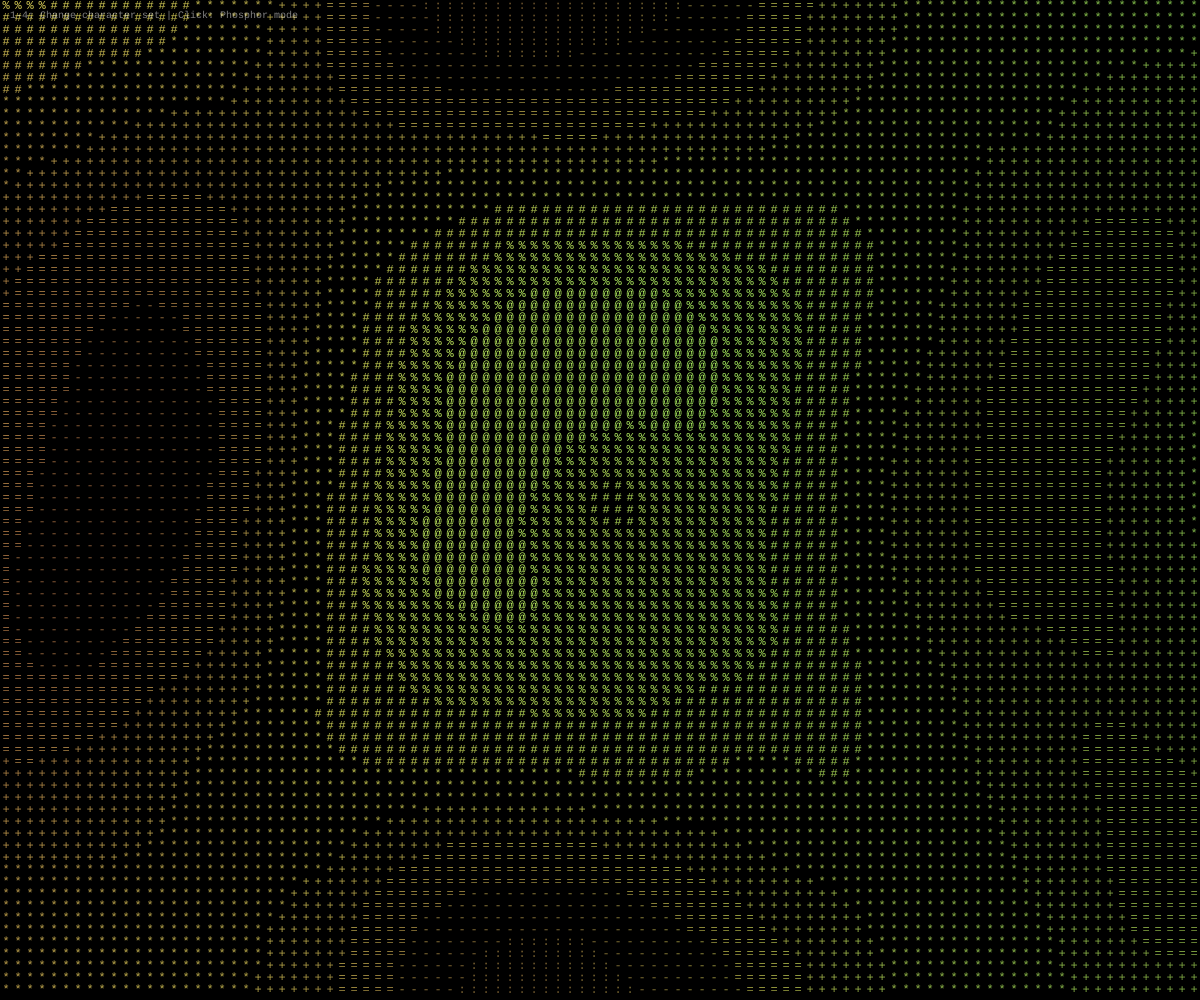
Frame 1 (no input)
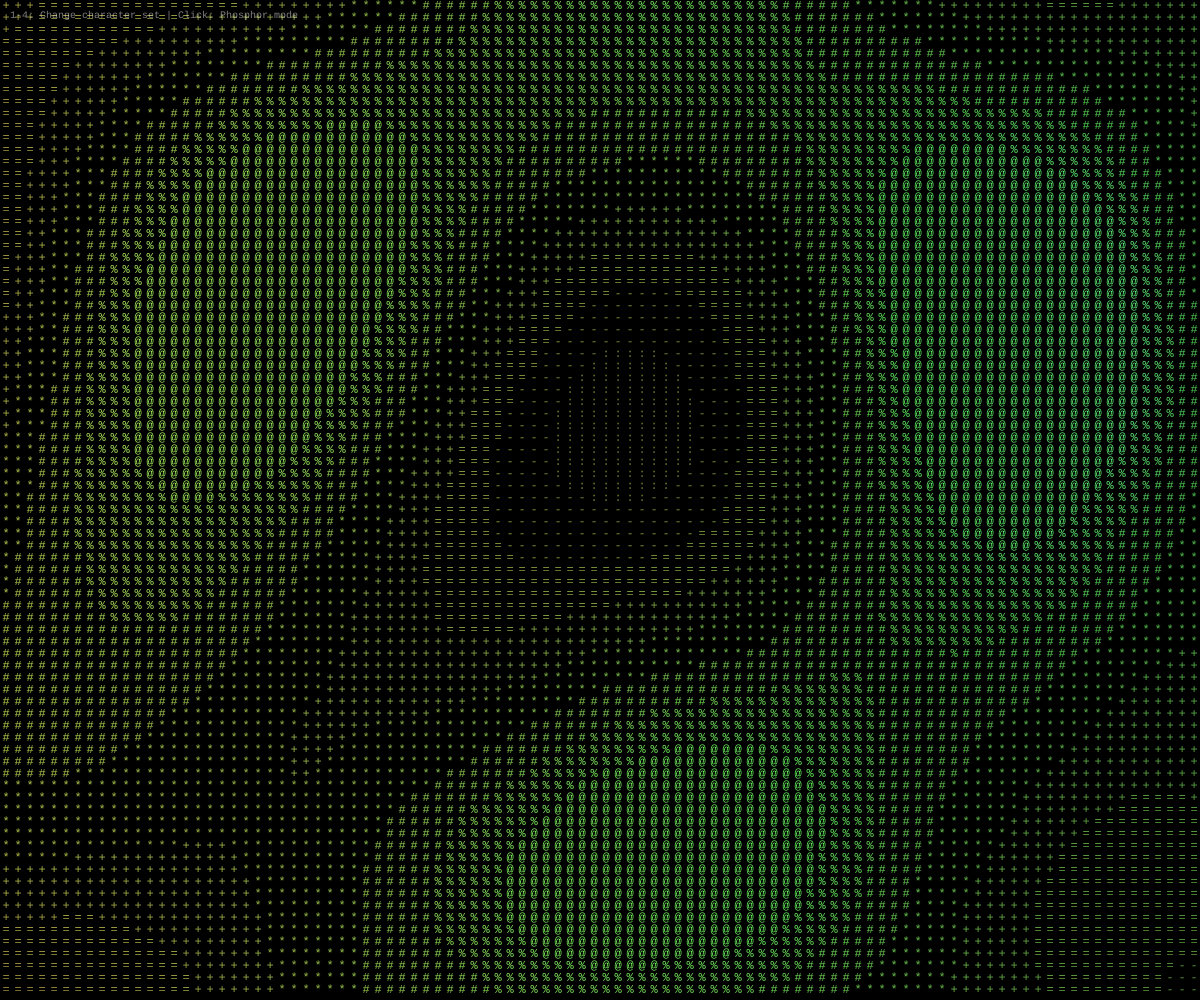
Frame 60 (no input)
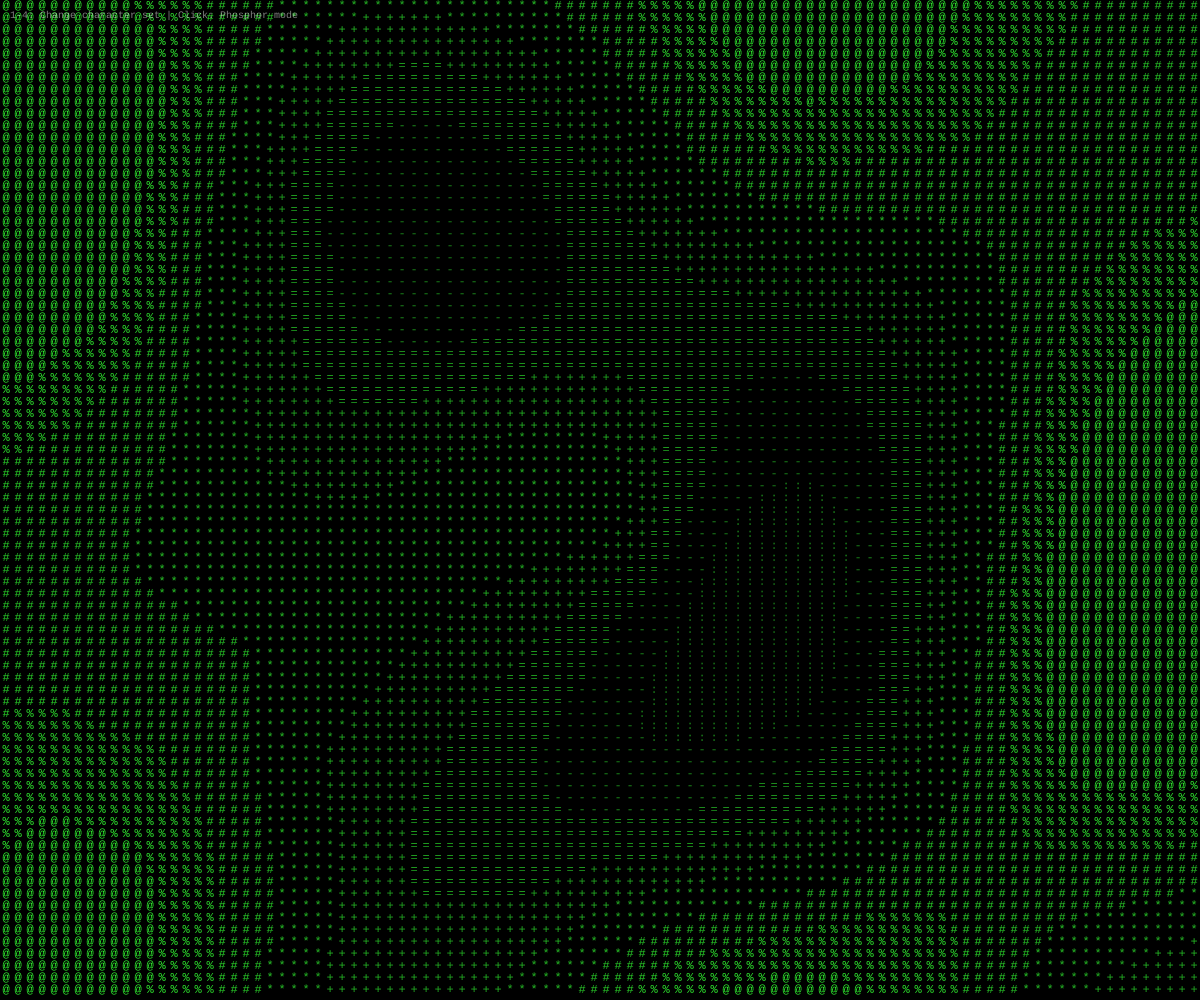
Frame 120 (the mouse pressed at the canvas centre since frame 60)

The p5.js sketch that drew these frames (run headless with seeded random() and noise() and a simulated clock; from frame 60 on, the mouse is pressed at the canvas centre):

// p5.js sketch
// ── sketch.js
// ASCII Wave - Density-based ASCII art animation
// Characters represent luminosity in a flowing wave pattern

let charSize = 12;
let cols, rows;
let time = 0;

// ASCII density ramp from dark to light
const densityChars = ' .:-=+*#%@';

// Alternative ramps for different moods
const binaryRamp = ' 01';
const blockRamp = ' ░▒▓█';
const symbolRamp = ' ·•●○◐◑◒◓';

let currentRamp = densityChars;
let noiseScale = 0.02;
let waveSpeed = 0.02;

function setup() {
  createCanvas(windowWidth, windowHeight);
  textFont('Courier New');
  textSize(charSize);
  textAlign(CENTER, CENTER);
  colorMode(HSB, 360, 100, 100, 100);

  cols = floor(width / charSize);
  rows = floor(height / charSize);
}

function draw() {
  background(0);

  time += waveSpeed;

  for (let y = 0; y < rows; y++) {
    for (let x = 0; x < cols; x++) {
      let px = x * charSize + charSize / 2;
      let py = y * charSize + charSize / 2;

      // Calculate wave value using multiple noise layers
      let wave1 = sin(x * 0.1 + time * 2) * cos(y * 0.08 + time);
      let wave2 = sin(dist(x, y, cols/2, rows/2) * 0.1 - time * 1.5);
      let noiseVal = noise(x * noiseScale, y * noiseScale, time * 0.5);

      // Combine waves
      let value = (wave1 + wave2) * 0.25 + noiseVal * 0.5 + 0.5;
      value = constrain(value, 0, 1);

      // Map to character
      let charIndex = floor(value * (currentRamp.length - 1));
      let char = currentRamp.charAt(charIndex);

      // Color based on value and position
      let hue = (value * 60 + time * 20 + x * 0.5) % 360;
      let sat = 60;
      let bright = map(value, 0, 1, 30, 100);

      // Amber/green terminal color option
      if (mouseIsPressed) {
        hue = 120; // Green phosphor
        sat = 80;
      }

      fill(hue, sat, bright);
      text(char, px, py);
    }
  }

  // Scanline effect
  drawScanlines();

  // Info overlay
  drawInfo();
}

function drawScanlines() {
  noStroke();
  for (let y = 0; y < height; y += 2) {
    fill(0, 0, 0, 15);
    rect(0, y, width, 1);
  }
}

function drawInfo() {
  fill(0, 0, 100, 50);
  textSize(10);
  textAlign(LEFT, TOP);
  text('1-4: Change character set | Click: Phosphor mode', 10, 10);
  textSize(charSize);
  textAlign(CENTER, CENTER);
}

function keyPressed() {
  switch(key) {
    case '1':
      currentRamp = densityChars;
      break;
    case '2':
      currentRamp = binaryRamp;
      break;
    case '3':
      currentRamp = blockRamp;
      break;
    case '4':
      currentRamp = symbolRamp;
      break;
  }
}

function windowResized() {
  resizeCanvas(windowWidth, windowHeight);
  cols = floor(width / charSize);
  rows = floor(height / charSize);
}
